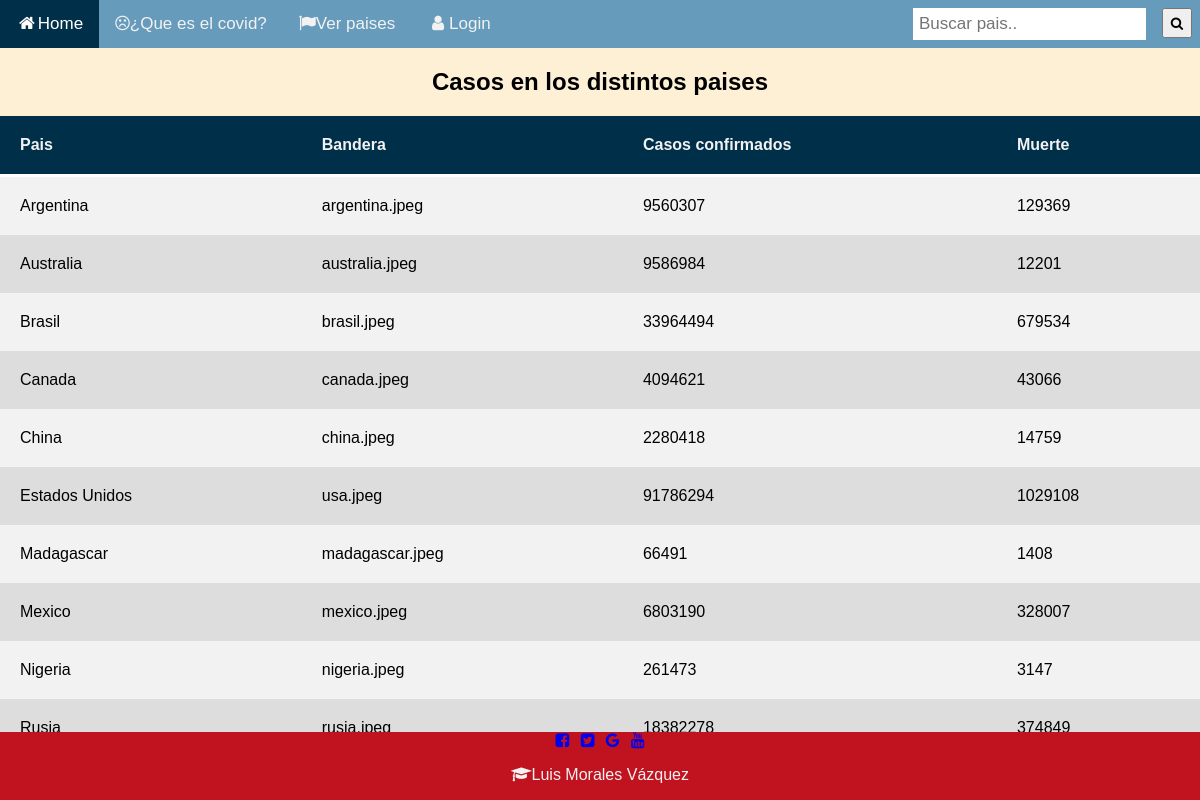
The app's page /ver.php with its own data.
### tables this page shows
CREATE TABLE `casos_paises` (
  `pais` varchar(100) NOT NULL,
  `bandera` varchar(100) NOT NULL,
  `casos_confirmados` int(11) NOT NULL,
  `muertes` int(11) NOT NULL
);

### ver.php (the view, shortened to what this page needs)
<?php
include("conexion.php");
$usuarios = "SELECT * FROM casos_paises order by pais asc"
?>
<!DOCTYPE html>
<html>
<head>
	<link rel="stylesheet" type="text/css" href="diseño.css">
	<link rel="stylesheet" type="text/css" href="fonts.css"></link>
	<link rel="stylesheet" href="https://cdnjs.cloudflare.com/ajax/libs/font-awesome/4.7.0/css/font-awesome.min.css">
	<link rel="stylesheet" href="https://i.icomoon.io/public/temp/476e9b5772/UntitledProject/style.css">
</head>
<body>
	<div class="topnav" id="myTopnav">
  		<a href="index.html" class="active"><i class="fa fa-fw fa-home"></i>Home</a>
  		<a href="covid.html"><i class="fa fa-frown-o" aria-hidden="true"></i>¿Que es el covid?</a>
  		<a href="ver.php"><i class="fa fa-flag" aria-hidden="true"></i>Ver paises</a>
  		<a href="login.html"><i class="fa fa-fw fa-user"></i>Login</a>
  		<form action="verpais.php" method="POST">
  		<button style="float: right; margin-top: 8px; width: 30px; height: 30px; margin-right: 8px;" type="submit" value="buscar">
  		<i class="fa fa-search" aria-hidden="true"></i></button>
  		<input type="text" placeholder="Buscar pais.." name="buscar" id="">
  		</form>
	</div>
	<center>
	<h2>Casos en los distintos paises</h2>
	<table>
		<thead>
  		<tr>
    		<th>Pais</th>
    		<th>Bandera</th>
    		<th>Casos confirmados</th>
    		<th>Muerte</th>
  		</tr>
  		</thead>
  		<?php $resultado = mysqli_query($conexion, $usuarios);
  		while($row = mysqli_fetch_assoc($resultado)) { ?>
  		<tr>
    		<td>
    			<?php
    			echo $row["pais"];
    			?>
    		</td>
    		<td>
    			<?php
    			echo $row["bandera"];
    			?>
    		</td>
    		<td>
    			<?php
    			echo $row["casos_confirmados"];
    			?>
    		</td>
    		<td>
    			<?php
    			echo $row["muertes"];
    			?>
    		</td>
  		</tr>
      <?php } mysqli_free_result($resultado);?>
	</center>
<footer>
	<div class="footer">
			<div >
				<a href="https://www.facebook.com/ITESGUANAJUATO/" target="_blank"><i class="fa fa-fw fa-facebook-square"></i></a>
				<a href="https://twitter.com/itesg_oficial?s=21" target="_blank"><i class="fa fa-fw fa-twitter-square"></i></a>
				<a href="https://www.itesg.edu.mx" target="_blank"><i class="fa fa-fw fa-google"></i></a>
				<a href="https://www.youtube.com/channel/UCJ2Oylxn_HLNMRmNF4XQrZw" target="_blank"><i class="fa fa-fw fa-youtube"></i></a>
			</div>
  			<p><i class="fa fa-fw fa-graduation-cap"></i>Luis Morales Vázquez</p>
		</div>
</footer>
</body>
</html>

### diseño.css (style rules this page uses)
body { margin: 0; font-family: Arial, Helvetica, sans-serif; background-color: #FDF0D5; }
.topnav { overflow: hidden; background-color: #669BBC; }
.topnav a { float: left; display: block; color: #f2f2f2; text-align: center; padding: 14px 16px; text-decoration: none; font-size: 17px; }
.topnav a.active { background-color: #003049; color: white; }
.topnav input[type=text] { float: right; padding: 6px; border: none; margin-top: 8px; margin-right: 16px; font-size: 17px; }
.footer { position: fixed; left: 0; bottom: 0; width: 100%; background-color: #C1121F; color: #f2f2f2; text-align: center; }
table { background-color: #f2f2f2; text-align: left; border-collapse: collapse; width: 100%; }
th, td { padding: 20px; }
thead { background-color: #003049; border-bottom: solid 3px white; color: #f2f2f2; }
tr:nth-child(even) { background-color: #ddd; }

### records on screen
casos_paises: pais "Argentina", bandera "argentina.jpeg", casos_confirmados "9560307", muertes "129369"
casos_paises: pais "Australia", bandera "australia.jpeg", casos_confirmados "9586984", muertes "12201"
casos_paises: pais "Brasil", bandera "brasil.jpeg", casos_confirmados "33964494", muertes "679534"
casos_paises: pais "Canada", bandera "canada.jpeg", casos_confirmados "4094621", muertes "43066"
casos_paises: pais "China", bandera "china.jpeg", casos_confirmados "2280418", muertes "14759"
casos_paises: pais "Estados Unidos", bandera "usa.jpeg", casos_confirmados "91786294", muertes "1029108"
casos_paises: pais "Madagascar", bandera "madagascar.jpeg", casos_confirmados "66491", muertes "1408"
casos_paises: pais "Mexico", bandera "mexico.jpeg", casos_confirmados "6803190", muertes "328007"
casos_paises: pais "Nigeria", bandera "nigeria.jpeg", casos_confirmados "261473", muertes "3147"
casos_paises: pais "Rusia", bandera "rusia.jpeg", casos_confirmados "18382278", muertes "374849"
